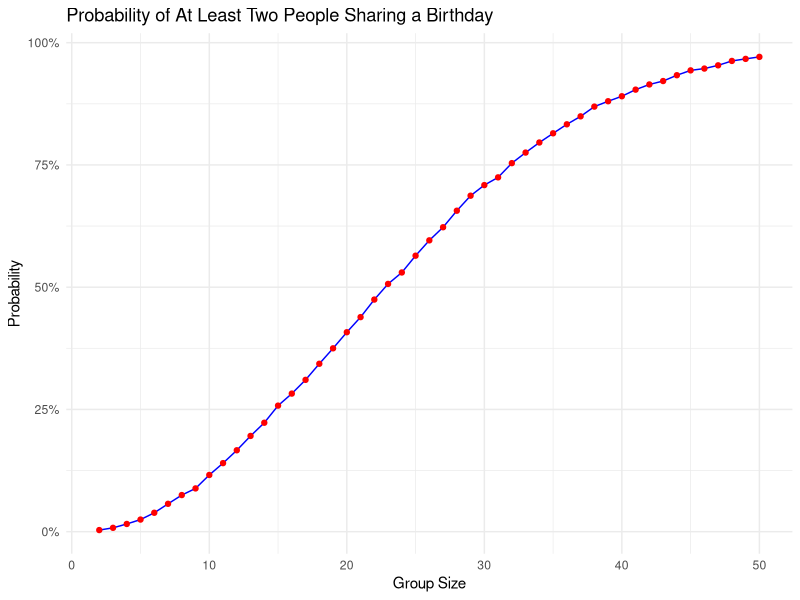

This chart was generated by the following R code:
## ---- chunk 1
library(tidyverse)

library(broom)
library(purrr)
## ---- chunk 2
# Create the simulation function
simulate_birthday = function(n) {
  birthdays <- sample(1:365, size = n, replace = TRUE)
  any(duplicated(birthdays))
}
## ---- chunk 3
# Run the simulation for each group size
set.seed(123)  # For reproducibility

group_sizes = 2:50
num_simulations = 10000

probabilities = sapply(group_sizes, function(n) {
  results = replicate(num_simulations, simulate_birthday(n))
  mean(results)
})
## ---- chunk 4
# Plot the probabilities

plot_data = data.frame(
  group_size = group_sizes,
  probability = probabilities
)

ggplot(plot_data, aes(x = group_size, y = probability)) +
  geom_line(color = "blue") +
  geom_point(color = "red") +
  labs(
    title = "Probability of At Least Two People Sharing a Birthday",
    x = "Group Size",
    y = "Probability"
  ) +
  theme_minimal() +
  scale_y_continuous(labels = scales::percent_format(accuracy = 1))

